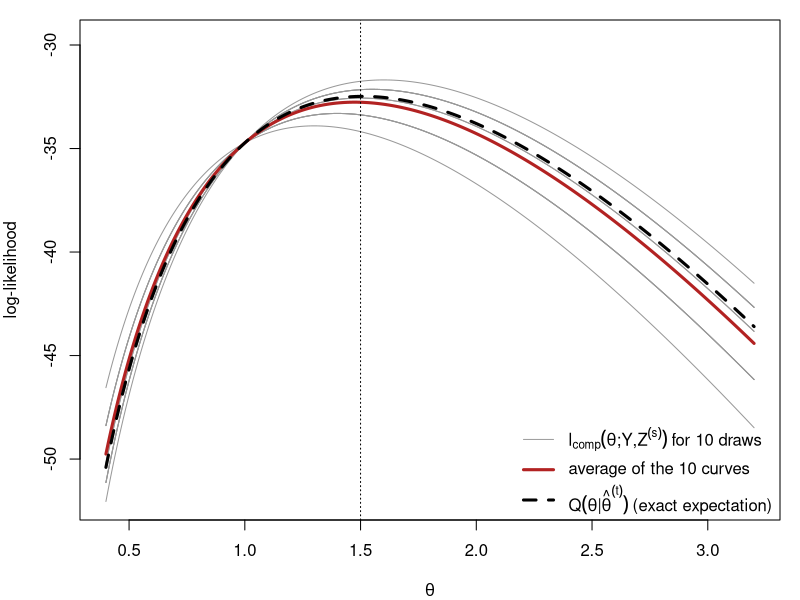
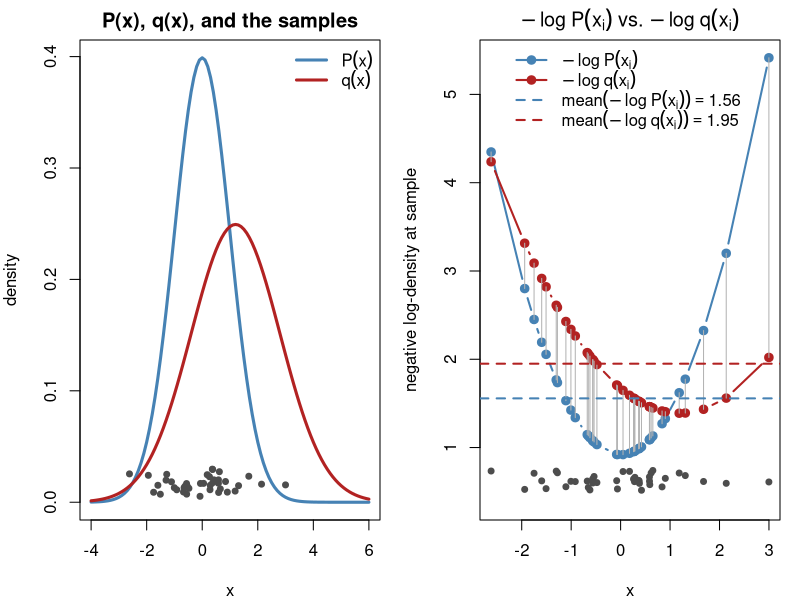
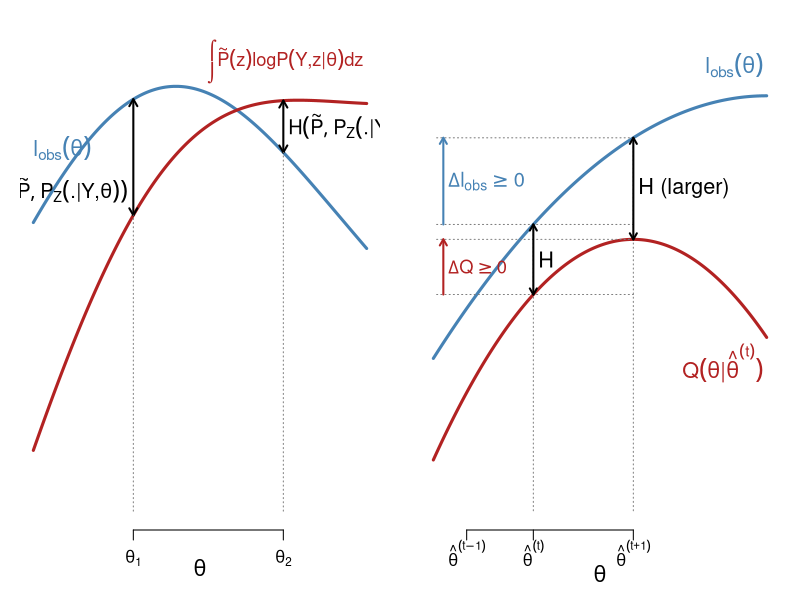
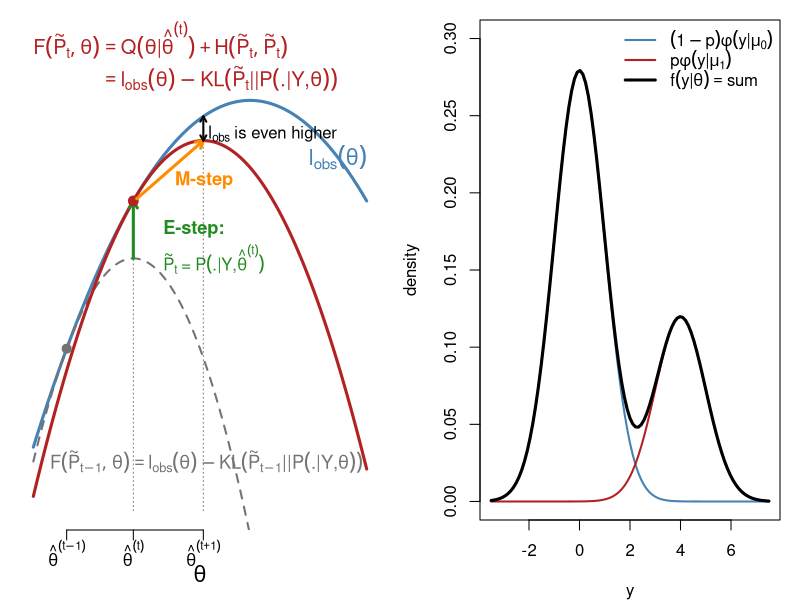
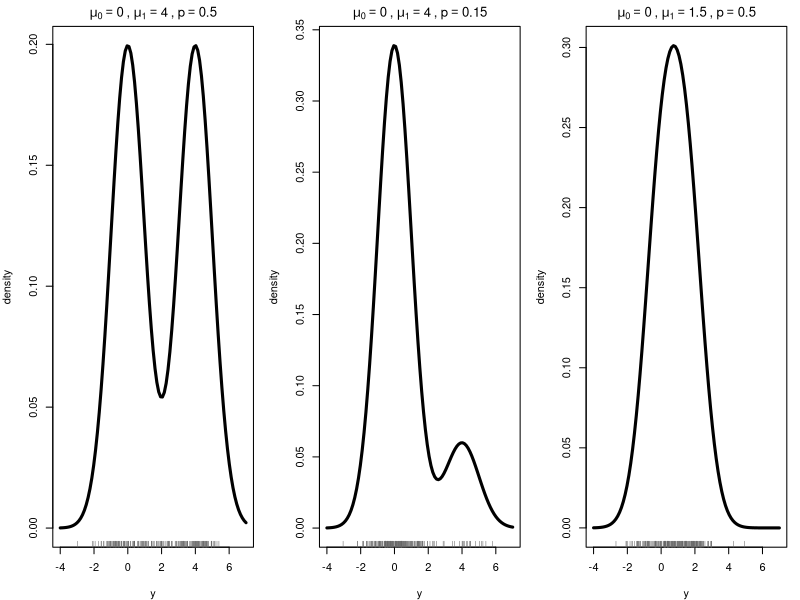
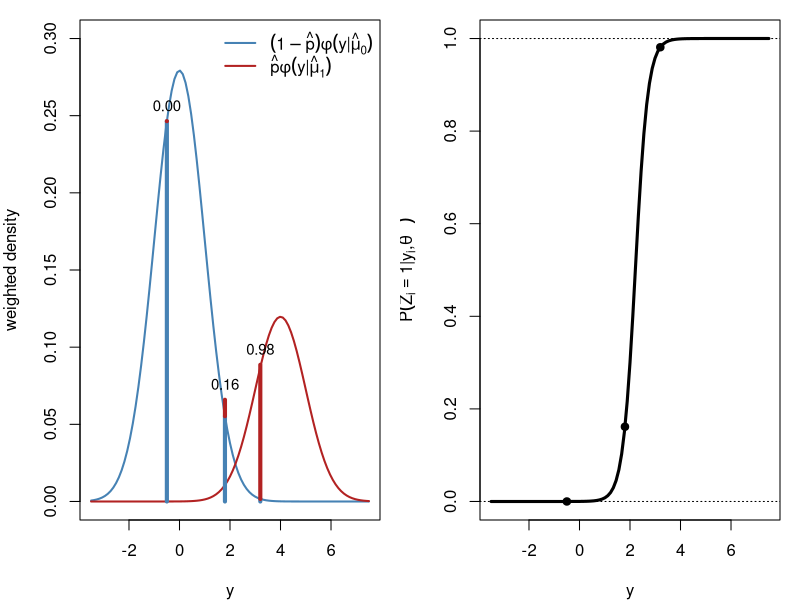
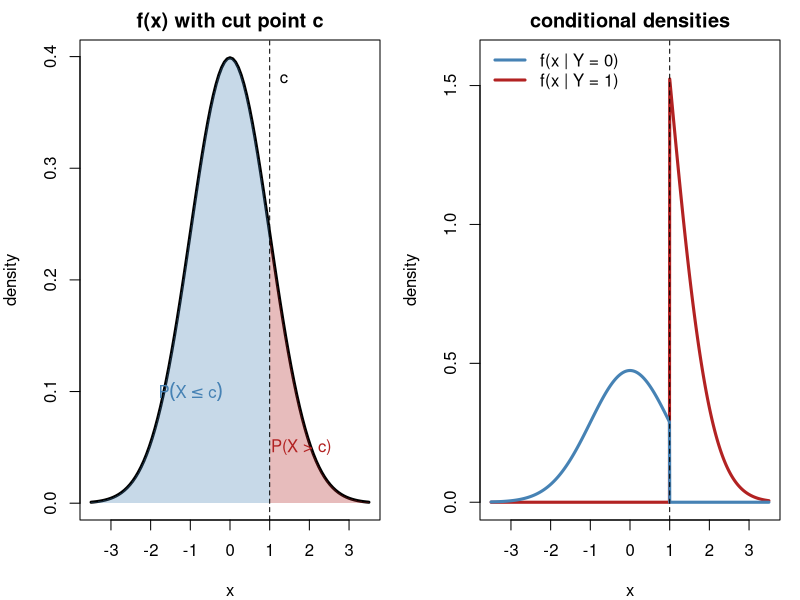
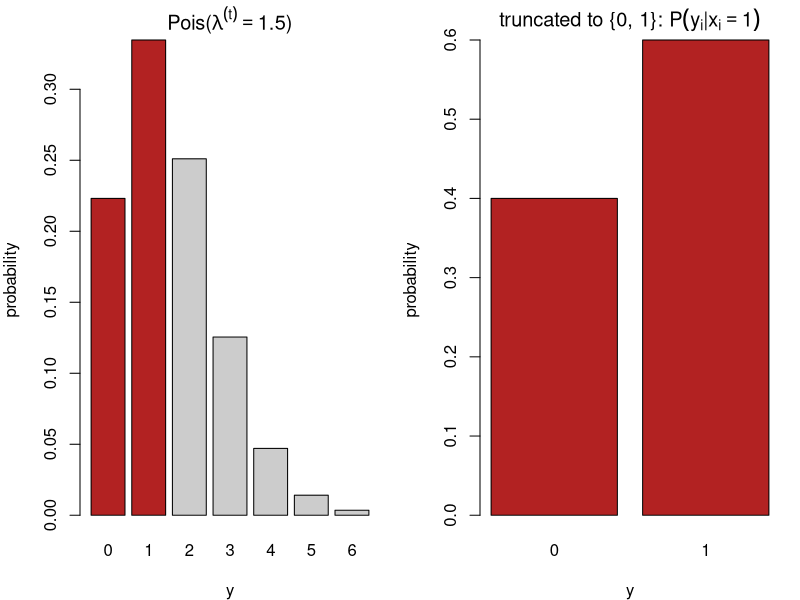

Generate these figures, in order, with R:
## ---- chunk 1
#| include: false
set.seed(812)
knitr::opts_chunk$set(echo = FALSE, fig.align = "center")
# censored Poisson example used in several figures (Section 3):
# m exact observations, ncen observations known only to satisfy y < 2
yobs <- c(3, 2, 4, 1, 3, 2, 5, 3); m <- length(yobs); ncen <- 12; n <- m + ncen
lobs <- function(l) sum(dpois(yobs, l, log = TRUE)) + ncen * log(ppois(1, l))
lcomp <- function(l, z) -n * l + log(l) * (sum(yobs) + sum(z)) - sum(lfactorial(yobs))
Qfun  <- function(l, lt) lcomp(l, rep(lt / (1 + lt), ncen))
lam <- seq(0.4, 3.2, length.out = 300)
## ---- chunk 2
#| fig-width: 9
#| fig-height: 5
lt <- 1.5; S <- 10
Z <- replicate(S, rbinom(ncen, 1, lt / (1 + lt)))            # draws of the censored y_i
curves <- sapply(1:S, function(s) sapply(lam, lcomp, z = Z[, s]))
Qexact <- sapply(lam, Qfun, lt = lt)
par(mar = c(4, 4, 1, 1))
matplot(lam, curves, type = "l", lty = 1, lwd = 1, col = "gray60", xlab = expression(theta),
        ylab = "log-likelihood", ylim = range(curves) + c(0, 2))
lines(lam, rowMeans(curves), lwd = 3, col = "firebrick")
lines(lam, Qexact, lwd = 3, col = "black", lty = 2)
abline(v = lt, lty = 3)
legend("bottomright", bty = "n", lwd = c(1, 3, 3), lty = c(1, 1, 2), col = c("gray60", "firebrick", "black"),
       legend = c(expression(l[comp](theta*";"*Y*","*Z^(s)) ~ "for 10 draws"),
                  "average of the 10 curves",
                  expression(Q(theta*"|"*hat(theta)^(t)) ~ "(exact expectation)")))
## ---- chunk 3
#| fig-width: 10
#| fig-height: 4.6
par(mfrow = c(1, 2), mar = c(4, 4, 2, 1))
mu_p <- 0; sd_p <- 1; mu_q <- 1.2; sd_q <- 1.6; nsamp <- 40
x  <- rnorm(nsamp, mu_p, sd_p)                   # samples from P
nlp <- -dnorm(x, mu_p, sd_p, log = TRUE)         # -log P(x_i)
nlq <- -dnorm(x, mu_q, sd_q, log = TRUE)         # -log q(x_i)

curve(dnorm(x, mu_p, sd_p), -4, 6, lwd = 3, col = "steelblue", xlab = "x", ylab = "density",
      main = "P(x), q(x), and the samples")
curve(dnorm(x, mu_q, sd_q), add = TRUE, lwd = 3, col = "firebrick")
points(x, runif(nsamp, 0.005, 0.03), pch = 19, col = "gray30", cex = 0.8)   # jittered observations
legend("topright", bty = "n", lwd = 3, col = c("steelblue", "firebrick"),
       legend = c(expression(P(x)), expression(q(x))))

ord <- order(x)
yr  <- range(c(nlp, nlq)); gap <- diff(yr)
plot(x[ord], nlp[ord], type = "b", pch = 19, col = "steelblue", lwd = 2,
     xlab = "x", ylab = "negative log-density at sample",
     ylim = c(yr[1] - 0.12 * gap, yr[2]),
     main = expression(-log~P(x[i])~vs.~-log~q(x[i])))
lines(x[ord], nlq[ord], type = "b", pch = 19, col = "firebrick", lwd = 2)
segments(x[ord], nlp[ord], x[ord], nlq[ord], col = "gray70")
abline(h = mean(nlp), col = "steelblue", lty = 2, lwd = 2)
abline(h = mean(nlq), col = "firebrick", lty = 2, lwd = 2)
points(x, yr[1] - 0.09 * gap + runif(nsamp, 0, 0.05 * gap), pch = 19, col = "gray30", cex = 0.8)
legend("top", bty = "n", lwd = 2, lty = c(1, 1, 2, 2), pch = c(19, 19, NA, NA),
       col = c("steelblue", "firebrick", "steelblue", "firebrick"),
       legend = c(expression(-log~P(x[i])), expression(-log~q(x[i])),
                  bquote(mean(-log~P(x[i])) == .(round(mean(nlp), 2))),
                  bquote(mean(-log~q(x[i])) == .(round(mean(nlq), 2)))))
## ---- chunk 4
#| fig-width: 9
#| fig-height: 4.4
par(mar = c(3.5, 1, 1, 1))
th <- seq(0, 10, length.out = 300)
lo <- function(t) 3.2 - 0.045 * (t - 5.2)^2 + 0.5 * sin(t / 2.2)   # observed log-likelihood
av <- function(t) lo(t) - (1.4 - 0.45 * (t - 3))                    # an arbitrary average complete log-likelihood
plot(th, lo(th), type = "n", ylim = c(-1.5, 4.2), axes = FALSE, xlab = "", ylab = "")
mtext(expression(theta), side = 1, line = 1.5, cex = 1.3)
lines(th, lo(th), lwd = 3, col = "steelblue")
lines(th, av(th), lwd = 3, col = "firebrick")
text(0, lo(0) + 0.9, expression(l[obs](theta)), col = "steelblue", adj = 0, cex = 1.3)
text(9.9, av(9.9) + 0.5, expression(integral(tilde(P)(z)*log*P(Y*","*z*"|"*theta)*dz)),
     col = "firebrick", adj = 1, cex = 1.1)
for (t0 in c(3, 7.5)) {
    arrows(t0, av(t0), t0, lo(t0), code = 3, length = 0.08, lwd = 2)
    text(if (t0 == 3) t0 - 0.15 else t0 + 0.15, (av(t0) + lo(t0)) / 2 - if (t0 == 3) 0.4 else 0, expression(H(tilde(P), P[Z](.*"|"*Y*","*theta))), adj = if (t0 == 3) 1 else 0, cex = 1.2)
    segments(t0, -1.5, t0, min(av(t0), lo(t0)), lty = 3, col = "gray50")
}
axis(1, at = c(3, 7.5), labels = c(expression(theta[1]), expression(theta[2])), tick = TRUE)
## ---- chunk 5
#| fig-width: 9
#| fig-height: 3.9
par(mar = c(3.5, 1, 0.5, 1))
th <- seq(0, 10, length.out = 300)
t0 <- 3; t1 <- 6                                         # theta^(t), theta^(t+1)
Q  <- function(t) 2.6 - 0.07 * (t - t1)^2                # Q(theta | theta^(t)), maximised at theta^(t+1)
H  <- function(t) 0.8 + 0.04 * (t - t0)^2                # cross-entropy, smallest at theta^(t) (Gibbs)
lo <- function(t) Q(t) + H(t)                            # l_obs
plot(th, lo(th), type = "n", ylim = c(-0.5, 5), axes = FALSE, xlab = "", ylab = "")
mtext(expression(theta), side = 1, line = 1.8, cex = 1.3)
lines(th, lo(th), lwd = 3, col = "steelblue")
lines(th, Q(th),  lwd = 3, col = "firebrick")
text(9.9, lo(9.9) + 0.35, expression(l[obs](theta)), col = "steelblue", adj = 1, cex = 1.3)
text(9.9, Q(9.9) - 0.35, expression(Q(theta*"|"*hat(theta)^(t))), col = "firebrick", adj = 1, cex = 1.3)
segments(c(t0, t1), -0.5, c(t0, t1), c(lo(t0), lo(t1)), lty = 3, col = "gray50")
segments(0.1, c(Q(t0), lo(t0)), t1, c(Q(t0), lo(t0)), lty = 3, col = "gray50")
segments(0.1, c(Q(t1), lo(t1)), t1, c(Q(t1), lo(t1)), lty = 3, col = "gray50")
for (x in c(t0, t1)) arrows(x, Q(x), x, lo(x), code = 3, length = 0.07, lwd = 2)
text(t0 + 0.15, (Q(t0) + lo(t0)) / 2, "H", adj = 0, cex = 1.3)
text(t1 + 0.15, (Q(t1) + lo(t1)) / 2, "H (larger)", adj = 0, cex = 1.3)
arrows(0.3, Q(t0), 0.3, Q(t1), length = 0.07, lwd = 2, col = "firebrick")
text(0.45, (Q(t0) + Q(t1)) / 2, expression(Delta*Q >= 0), adj = 0, col = "firebrick", cex = 1.1)
arrows(0.3, lo(t0), 0.3, lo(t1), length = 0.07, lwd = 2, col = "steelblue")
text(0.45, (lo(t0) + lo(t1)) / 2, expression(Delta*l[obs] >= 0), adj = 0, col = "steelblue", cex = 1.2)
axis(1, at = c(1, t0, t1), labels = c(expression(hat(theta)^(t-1)), expression(hat(theta)^(t)), expression(hat(theta)^(t+1))), tick = TRUE)
## ---- chunk 6
#| fig-width: 9
#| fig-height: 4.6
par(mar = c(3.5, 1, 0.5, 1))
th <- seq(0, 10, length.out = 300); t0 <- 3
lo <- function(t) 3.5 - 0.15 * (t - 6.5)^2                      # l_obs
B0 <- function(t) lo(t) - 0.2625 * (t - 1)^2              # F(P~_{t-1}, theta): touches l_obs at theta^(t-1), maximised at theta^(t)
B1 <- function(t) lo(t) - 0.1 * (t - t0)^2                     # F(P~_t, theta): touches l_obs at theta^(t)
t1 <- optimize(B1, c(0, 10), maximum = TRUE)$maximum             # M-step
plot(th, lo(th), type = "n", ylim = c(-4, 4.8), axes = FALSE, xlab = "", ylab = "")
mtext(expression(theta), side = 1, line = 1.8, cex = 1.3)
lines(th, lo(th), lwd = 3, col = "steelblue")
lines(th, B0(th), lwd = 2, lty = 2, col = "gray45")
lines(th, B1(th), lwd = 3, col = "firebrick")
text(10, lo(10) + 0.8, expression(l[obs](theta)), col = "steelblue", adj = 1, cex = 1.3)
text(0.5, -3.1, expression(F(tilde(P)[t-1], theta) == l[obs](theta) - KL(tilde(P)[t-1]*"||"*P(.*"|"*Y*","*theta))), col = "gray45", adj = 0, cex = 1.1)
points(1, lo(1), pch = 19, col = "gray45", cex = 1.2)
text(0, 4.6, expression(F(tilde(P)[t], theta) == Q(theta*"|"*hat(theta)^(t)) + H(tilde(P)[t], tilde(P)[t])), col = "firebrick", adj = 0, cex = 1.2)
text(0, 3.9, expression(phantom(F(tilde(P)[t], theta)) == l[obs](theta) - KL(tilde(P)[t]*"||"*P(.*"|"*Y*","*theta))), col = "firebrick", adj = 0, cex = 1.2)
segments(c(t0, t1), -4, c(t0, t1), c(B0(t0), lo(t1)), lty = 3, col = "gray50")
arrows(t0, B0(t0), t0, lo(t0), length = 0.08, lwd = 3, col = "forestgreen")
text(3.9, 1.15, expression(bold("E-step:")), adj = 0, col = "forestgreen", cex = 1.1)
text(3.9, 0.6, expression(tilde(P)[t]~"="~P(.*"|"*Y*","*hat(theta)^(t))), adj = 0, col = "forestgreen", cex = 1.0)
points(t0, lo(t0), pch = 19, col = "firebrick", cex = 1.3)
arrows(t0 + 0.1, B1(t0) + 0.04, t1, B1(t1), length = 0.08, lwd = 3, col = "darkorange")
text((t0 + t1) / 2 + 0.2, B1((t0 + t1) / 2) - 0.45, expression(bold("M-step")), col = "darkorange", adj = 0, cex = 1.1)
arrows(t1, B1(t1), t1, lo(t1), length = 0.06, lwd = 2, code = 3)
text(t1 + 0.15, (B1(t1) + lo(t1)) / 2 - 0.1, expression(l[obs]~"is even higher"), adj = 0, cex = 1.0)
axis(1, at = c(1, t0, t1), labels = c(expression(hat(theta)^(t-1)), expression(hat(theta)^(t)), expression(hat(theta)^(t+1))), tick = TRUE)
## ---- chunk 7
#| fig-width: 9
#| fig-height: 4.6
par(mar = c(4, 4, 1, 1)); mu0 <- 0; mu1 <- 4; p <- 0.3
curve((1 - p) * dnorm(x, mu0), -3.5, 7.5, lwd = 2, col = "steelblue", ylab = "density", xlab = "y",
      ylim = c(0, 0.3))
curve(p * dnorm(x, mu1), add = TRUE, lwd = 2, col = "firebrick")
curve((1 - p) * dnorm(x, mu0) + p * dnorm(x, mu1), add = TRUE, lwd = 3)
legend("topright", bty = "n", lwd = c(2, 2, 3), col = c("steelblue", "firebrick", "black"),
       legend = c(expression((1-p)*phi(y*"|"*mu[0])), expression(p*phi(y*"|"*mu[1])),
                  expression(f(y*"|"*theta) == "sum")))
## ---- chunk 8
#| fig-width: 10
#| fig-height: 4.4
par(mfrow = c(1, 3), mar = c(4, 4, 2, 1))
mix <- function(x, mu0, mu1, p) (1 - p) * dnorm(x, mu0) + p * dnorm(x, mu1)
for (s in list(c(0, 4, 0.5), c(0, 4, 0.15), c(0, 1.5, 0.5))) {
  curve(mix(x, s[1], s[2], s[3]), -4, 7, lwd = 3, xlab = "y", ylab = "density",
        main = bquote(mu[0] == .(s[1]) ~ "," ~ mu[1] == .(s[2]) ~ "," ~ p == .(s[3])))
  y <- ifelse(rbinom(200, 1, s[3]) == 1, rnorm(200, s[2]), rnorm(200, s[1]))
  rug(y, col = "gray40")
}
## ---- chunk 9
#| fig-width: 10
#| fig-height: 4.6
par(mfrow = c(1, 2), mar = c(4, 4, 1, 1)); mu0 <- 0; mu1 <- 4; p <- 0.3
f0 <- function(x) (1 - p) * dnorm(x, mu0); f1 <- function(x) p * dnorm(x, mu1)
curve(f0, -3.5, 7.5, lwd = 2, col = "steelblue", ylab = "weighted density", xlab = "y", ylim = c(0, 0.3))
curve(f1, add = TRUE, lwd = 2, col = "firebrick")
yi <- c(-0.5, 1.8, 3.2)
for (y in yi) { segments(y, 0, y, f0(y), col = "steelblue", lwd = 4)
  segments(y, f0(y), y, f0(y) + f1(y), col = "firebrick", lwd = 4)
  text(y, f0(y) + f1(y), sprintf("%.2f", f1(y) / (f0(y) + f1(y))), pos = 3, cex = 0.9) }
legend("topright", bty = "n", lwd = 2, col = c("steelblue", "firebrick"),
       legend = c(expression((1-hat(p))*phi(y*"|"*hat(mu)[0])), expression(hat(p)*phi(y*"|"*hat(mu)[1]))))
curve(f1(x) / (f0(x) + f1(x)), -3.5, 7.5, lwd = 3, xlab = "y",
      ylab = expression(P(Z[i] == 1*"|"*y[i]*","*hat(theta)^(t))))
abline(h = c(0, 1), lty = 3); points(yi, f1(yi) / (f0(yi) + f1(yi)), pch = 19)
## ---- chunk 10
#| fig-width: 10
#| fig-height: 4.8
par(mfrow = c(1, 2), mar = c(4, 4, 2, 1)); cc <- 1
curve(dnorm, -3.5, 3.5, lwd = 3, xlab = "x", ylab = "density", main = "f(x) with cut point c")
xs <- seq(cc, 3.5, length.out = 100)
polygon(c(xs, rev(xs)), c(dnorm(xs), rep(0, 100)), col = adjustcolor("firebrick", 0.3), border = NA)
xs <- seq(-3.5, cc, length.out = 100)
polygon(c(xs, rev(xs)), c(dnorm(xs), rep(0, 100)), col = adjustcolor("steelblue", 0.3), border = NA)
abline(v = cc, lty = 2); text(cc, 0.38, "c", pos = 4)
text(1.8, 0.05, "P(X > c)", col = "firebrick"); text(-1, 0.1, expression(P(X <= c)), col = "steelblue")
curve(dnorm(x) * (x > cc) / pnorm(cc, lower.tail = FALSE), -3.5, 3.5, lwd = 3, col = "firebrick",
      n = 1001, xlab = "x", ylab = "density", main = "conditional densities", ylim = c(0, 1.6))
curve(dnorm(x) * (x <= cc) / pnorm(cc), add = TRUE, lwd = 3, col = "steelblue", n = 1001)
abline(v = cc, lty = 2)
legend("topleft", bty = "n", lwd = 3, col = c("steelblue", "firebrick"),
       legend = c("f(x | Y = 0)", "f(x | Y = 1)"))
## ---- chunk 11
#| fig-width: 10
#| fig-height: 4.4
par(mfrow = c(1, 2), mar = c(4, 4, 2, 1)); lt <- 1.5; k <- 0:6
barplot(dpois(k, lt), names.arg = k, col = c("firebrick", "firebrick", rep("gray80", 5)),
        xlab = "y", ylab = "probability", main = bquote("Pois(" * lambda^(t) == .(lt) * ")"))
barplot(c(1, lt) / (1 + lt), names.arg = 0:1, col = "firebrick", xlab = "y", ylab = "probability",
        main = expression("truncated to {0, 1}: " * P(y[i]*"|"*x[i] == 1)))
## ---- chunk 12
#| fig-width: 6
#| fig-height: 4.6
par(mar = c(4, 4, 1, 1))
ctr <- rbind(c(0, 0), c(4, 3), c(1, 5))
Sig <- list(diag(2) * 0.8, matrix(c(1, 0.7, 0.7, 1), 2), diag(c(1.2, 0.4)))
cols <- c("steelblue", "firebrick", "forestgreen"); ang <- seq(0, 2 * pi, length.out = 100)
plot(NA, xlim = c(-3, 7), ylim = c(-3, 8), xlab = expression(y[1]), ylab = expression(y[2]))
for (k in 1:3) { R <- chol(Sig[[k]])
  pts <- matrix(rnorm(120), 60) %*% R + rep(ctr[k, ], each = 60)
  points(pts, col = adjustcolor(cols[k], 0.6), pch = 19, cex = 0.8)
  ell <- (cbind(cos(ang), sin(ang)) * 2.1) %*% R + rep(ctr[k, ], each = 100)
  lines(ell, col = cols[k], lwd = 2); points(ctr[k, 1], ctr[k, 2], pch = 4, lwd = 3, col = cols[k]) }
## ---- chunk 13
#| fig-width: 10
#| fig-height: 3.4
par(mar = c(4, 4, 1, 1)); N <- 120; P <- matrix(c(0.95, 0.05, 0.1, 0.9), 2, byrow = TRUE)
h <- integer(N); h[1] <- 1; for (i in 2:N) h[i] <- sample(1:2, 1, prob = P[h[i - 1], ])
y <- rnorm(N, mean = c(0, 3)[h])
plot(y, type = "n", xlab = "i", ylab = expression(y[i]))
r <- rle(h); e <- cumsum(r$lengths); s <- c(1, head(e, -1) + 1)
rect(s - 0.5, par("usr")[3], e + 0.5, par("usr")[4],
     col = adjustcolor(c("steelblue", "firebrick")[r$values], 0.15), border = NA)
lines(y, col = "gray30"); points(y, pch = 19, col = c("steelblue", "firebrick")[h], cex = 0.7)
legend("topright", bty = "n", pch = 19, col = c("steelblue", "firebrick"),
       legend = c(expression(h[i] == 1), expression(h[i] == 2)), horiz = TRUE)
